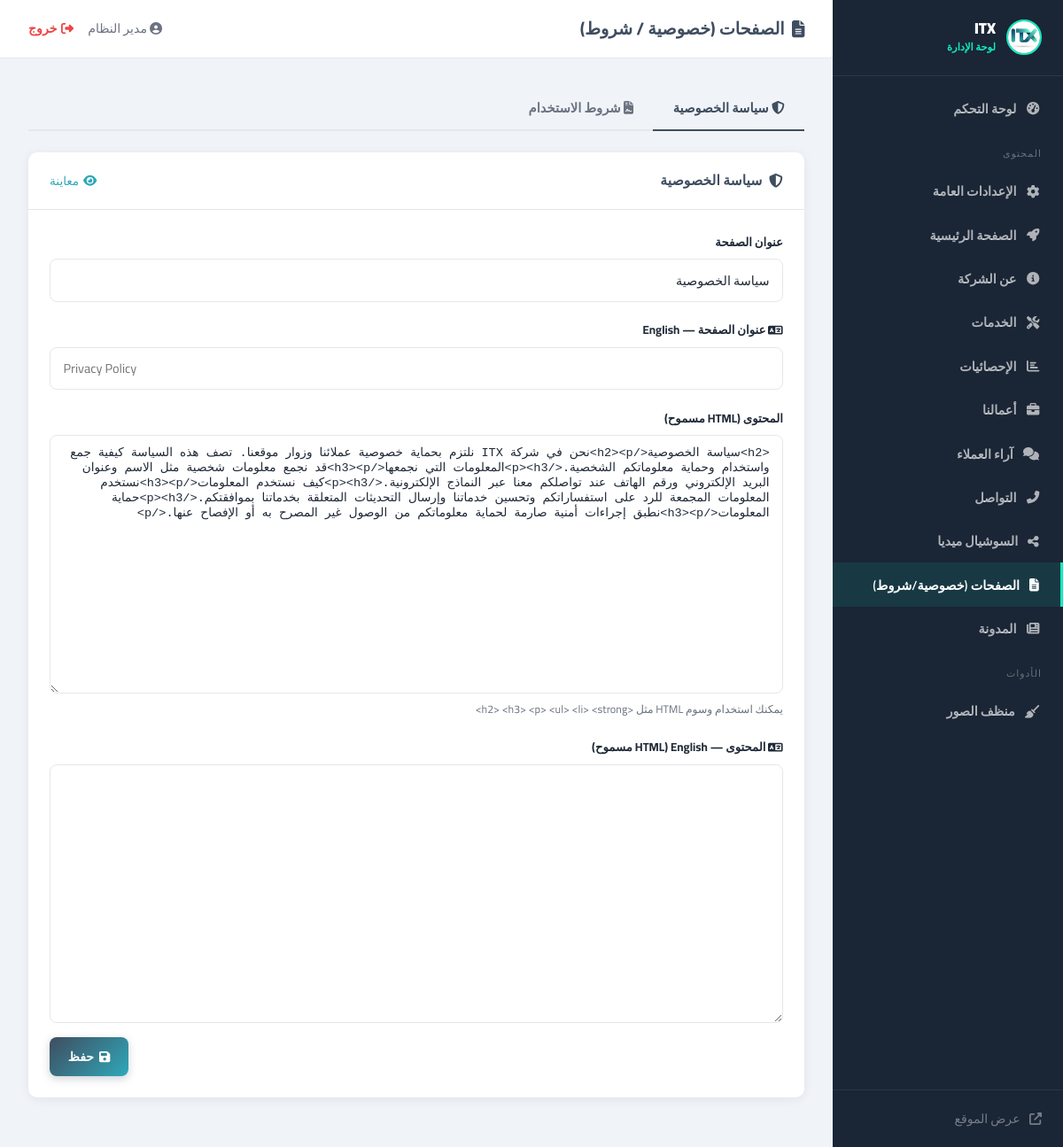
The page /admin/index.php?page=pages (signed in) on the database its author committed.
### tables this page shows
CREATE TABLE IF NOT EXISTS `content_pages` (
  `id` int NOT NULL AUTO_INCREMENT,
  `slug` varchar(100) NOT NULL,
  `title` varchar(255) NOT NULL,
  `content` longtext,
  `updated_at` timestamp NULL DEFAULT CURRENT_TIMESTAMP ON UPDATE CURRENT_TIMESTAMP,
  PRIMARY KEY (`id`),
  UNIQUE KEY `slug` (`slug`)
);

### admin/index.php (called while the page is built, shortened)
<?php
require_once __DIR__ . '/includes/auth.php';
require_once __DIR__ . '/includes/layout.php';
$page = $_GET['page'] ?? 'dashboard';
require_once __DIR__ . "/pages/{$page}.php";

### admin/includes/auth.php (called while the page is built, shortened)
<?php
require_once ROOT_PATH . '/config/db.php';
function site_prefix(): string {
    static $p = null;
    if ($p === null) {
        $script   = $_SERVER['SCRIPT_NAME'];
        $adminDir = dirname($script);
        $p        = dirname($adminDir);
        if ($p === '/') $p = '';
    }
    return $p;
}
function admin_prefix(): string {
    static $p = null;
    if ($p === null) $p = site_prefix() . '/admin';
    return $p;
}
function site_url(string $path = ''): string {
    return site_prefix() . ($path ? '/' . ltrim($path, '/') : '/');
}
function e(string $s): string {
    return htmlspecialchars($s ?? '', ENT_QUOTES, 'UTF-8');
}
function db_row(string $sql, array $params = []): array {
    $s = getDB()->prepare($sql);
    $s->execute($params);
    return $s->fetch() ?: [];
}

### config/db.php (called while the page is built, shortened)
<?php
function getDB(): PDO
{
    static $pdo = null;
    if ($pdo === null) {
        $dsn = sprintf(
            'mysql:host=%s;dbname=%s;charset=%s',
            DB_HOST, DB_NAME, DB_CHARSET
        );
        $pdo = new PDO($dsn, DB_USER, DB_PASS, [
            PDO::ATTR_ERRMODE            => PDO::ERRMODE_EXCEPTION,
            PDO::ATTR_DEFAULT_FETCH_MODE => PDO::FETCH_ASSOC,
            PDO::ATTR_EMULATE_PREPARES   => false,
        ]);
    }
    return $pdo;
}

### admin/pages/pages.php (the view, shortened to what this page needs)
<?php
$privacy = db_row("SELECT * FROM content_pages WHERE slug='privacy'") ?: ['slug'=>'privacy','title'=>'سياسة الخصوصية','content'=>''];
$activeTab = $_GET['tab'] ?? 'privacy';
?>
<div id="pagesTabGroup">
  <div class="pg-tabs">
    <button class="pg-tab <?= $activeTab === 'privacy' ? 'active' : '' ?>"
            data-tab="tab-privacy" onclick="switchTab('pagesTabGroup','tab-privacy')">
      <i class="fas fa-shield-alt"></i> سياسة الخصوصية
    </button>
    <button class="pg-tab <?= $activeTab === 'terms' ? 'active' : '' ?>"
            data-tab="tab-terms" onclick="switchTab('pagesTabGroup','tab-terms')">
      <i class="fas fa-file-contract"></i> شروط الاستخدام
    </button>
  </div>
  <div id="tab-privacy" class="tab-pane <?= $activeTab === 'privacy' ? 'active' : '' ?>">
    <div class="card">
      <div class="card-head">
        <h2><i class="fas fa-shield-alt"></i> سياسة الخصوصية</h2>
        <a href="<?= site_url('page.php?slug=privacy') ?>" target="_blank" class="site-preview-link">
          <i class="fas fa-eye"></i> معاينة
        </a>
      </div>
      <div class="card-body">
        <form method="POST">
          <div class="form-grid col1">
            <div class="fg">
              <label>عنوان الصفحة</label>
              <input type="text" name="title" value="<?= e($privacy['title']) ?>">
            </div>
            <div class="fg">
              <label><i class="fas fa-language"></i> عنوان الصفحة — English</label>
              <input type="text" name="title_en" value="<?= e($privacy['title_en'] ?? '') ?>" placeholder="Privacy Policy" dir="ltr">
            </div>
            <div class="fg">
              <label>المحتوى (HTML مسموح)</label>
              <textarea name="content" rows="18" class="rich-editor" style="font-family:monospace;font-size:.85rem"><?= htmlspecialchars($privacy['content'], ENT_QUOTES, 'UTF-8') ?></textarea>
              <small>يمكنك استخدام وسوم HTML مثل &lt;h2&gt; &lt;h3&gt; &lt;p&gt; &lt;ul&gt; &lt;li&gt; &lt;strong&gt;</small>
            </div>
            <div class="fg">
              <label><i class="fas fa-language"></i> المحتوى — English (HTML مسموح)</label>
              <textarea name="content_en" rows="18" dir="ltr" class="rich-editor" style="font-family:monospace;font-size:.85rem"><?= htmlspecialchars($privacy['content_en'] ?? '', ENT_QUOTES, 'UTF-8') ?></textarea>
            </div>
          </div>
          <div style="text-align:left;margin-top:1rem">
            <button type="submit" class="btn btn-primary"><i class="fas fa-save"></i> حفظ</button>
          </div>
        </form>
      </div>
    </div>
  </div>
</div>

### admin/assets/admin.css (style rules this page uses)
:root { --sb-bg: #1a2535; --sb-w: 260px; --accent: #0FECC1; --primary: #3F4D60; --secondary: #2FA8B9; --bg: #f0f4f8; --card: #fff; --border: #e5e7eb; --txt: #1f2937; --muted: #6b7280; --success: #10b981; --danger: #ef4444; --warning: #f59e0b; --info: #3b82f6; --radius: 10px; --shadow: 0 2px 12px rgba(0,0,0,0.07); }
* { margin:0;padding:0;box-sizing:border-box }
body { font-family:'Cairo',sans-serif;background:var(--bg);color:var(--txt);direction:rtl;min-height:100vh }
.card { background:var(--card);border-radius:var(--radius);box-shadow:var(--shadow);margin-bottom:1.5rem;overflow:hidden }
.card-head { padding:1.1rem 1.5rem;border-bottom:1px solid var(--border); display:flex;justify-content:space-between;align-items:center; }
.card-head h2 { font-size:.98rem;color:var(--primary);font-weight:700;display:flex;align-items:center;gap:.5rem }
.card-body { padding:1.5rem }
.form-grid { display:grid;grid-template-columns:1fr 1fr;gap:1.2rem }
.form-grid.col1 { grid-template-columns:1fr }
.fg { display:flex;flex-direction:column;gap:.4rem }
.fg label { font-size:.83rem;font-weight:700;color:var(--txt) }
.fg input,.fg textarea,.fg select { padding:.62rem .9rem;border:1.5px solid var(--border);border-radius:8px; font-family:'Cairo',sans-serif;font-size:.9rem;color:var(--txt); background:#fff;transition:border-color .2s,box-shadow .2s;width:100%; }
.fg textarea { resize:vertical;min-height:110px }
.fg small { font-size:.77rem;color:var(--muted) }
.btn { padding:.58rem 1.3rem;border:none;border-radius:8px; font-family:'Cairo',sans-serif;font-size:.88rem;font-weight:700; cursor:pointer;transition:all .2s; display:inline-flex;align-items:center;gap:.4rem;text-decoration:none; }
.btn-primary { background:linear-gradient(135deg,var(--primary),var(--secondary));color:#fff;box-shadow:0 3px 10px rgba(63,77,96,.25) }
.pg-tabs { display:flex;gap:0;margin-bottom:1.5rem;border-bottom:2px solid var(--border) }
.pg-tab { padding:.65rem 1.4rem;border:none;background:none; font-family:'Cairo',sans-serif;font-size:.92rem;font-weight:700; color:var(--muted);cursor:pointer;transition:all .2s; border-bottom:2px solid transparent;margin-bottom:-2px; }
.pg-tab.active { color:var(--primary);border-bottom-color:var(--primary) }
.tab-pane { display:none }
.tab-pane.active { display:block }
.site-preview-link { color:var(--secondary);text-decoration:none;font-size:.85rem;display:inline-flex;align-items:center;gap:.3rem }

### rows shown on the page
content_pages: title "سياسة الخصوصية", content "<h2>سياسة الخصوصية</h2><p>نحن في شركة ITX نلتزم بحماية خصوصية عملائنا وزوار موقعنا. تصف هذه السياسة كيفية جمع واستخدام وحماية معلوماتكم الشخصية.</p><h3>المعلومات التي نجمعها</h3><p>قد نجمع معلومات شخصية مثل الاسم وعنوان البريد الإلكتروني ورقم الهاتف عند تواصلكم معنا عبر النماذج الإلكترونية.</p><h3>كيف نستخدم المعلومات</h3><p>نستخدم المعلومات المجمعة للرد على استفساراتكم وتحسين خدماتنا وإرسال التحديثات المتعلقة بخدماتنا بموافقتكم.</p><h3>حماية المعلومات</h3><p>نطبق إجراءات أمنية صارمة لحماية معلوماتكم من الوصول غير المصرح به أو الإفصاح عنها.</p>"

### other values the page prints
$siteName "ITX"
$item['l'] "لوحة التحكم"
$item['l'] "المحتوى"
$item['l'] "الإعدادات العامة"
$item['l'] "الصفحة الرئيسية"
$item['l'] "عن الشركة"
$item['l'] "الخدمات"
$item['l'] "الإحصائيات"
$item['l'] "أعمالنا"
$item['l'] "آراء العملاء"
$item['l'] "التواصل"
$item['l'] "السوشيال ميديا"
$item['l'] "الصفحات (خصوصية/شروط)"
$item['l'] "المدونة"
$item['l'] "الأدوات"
